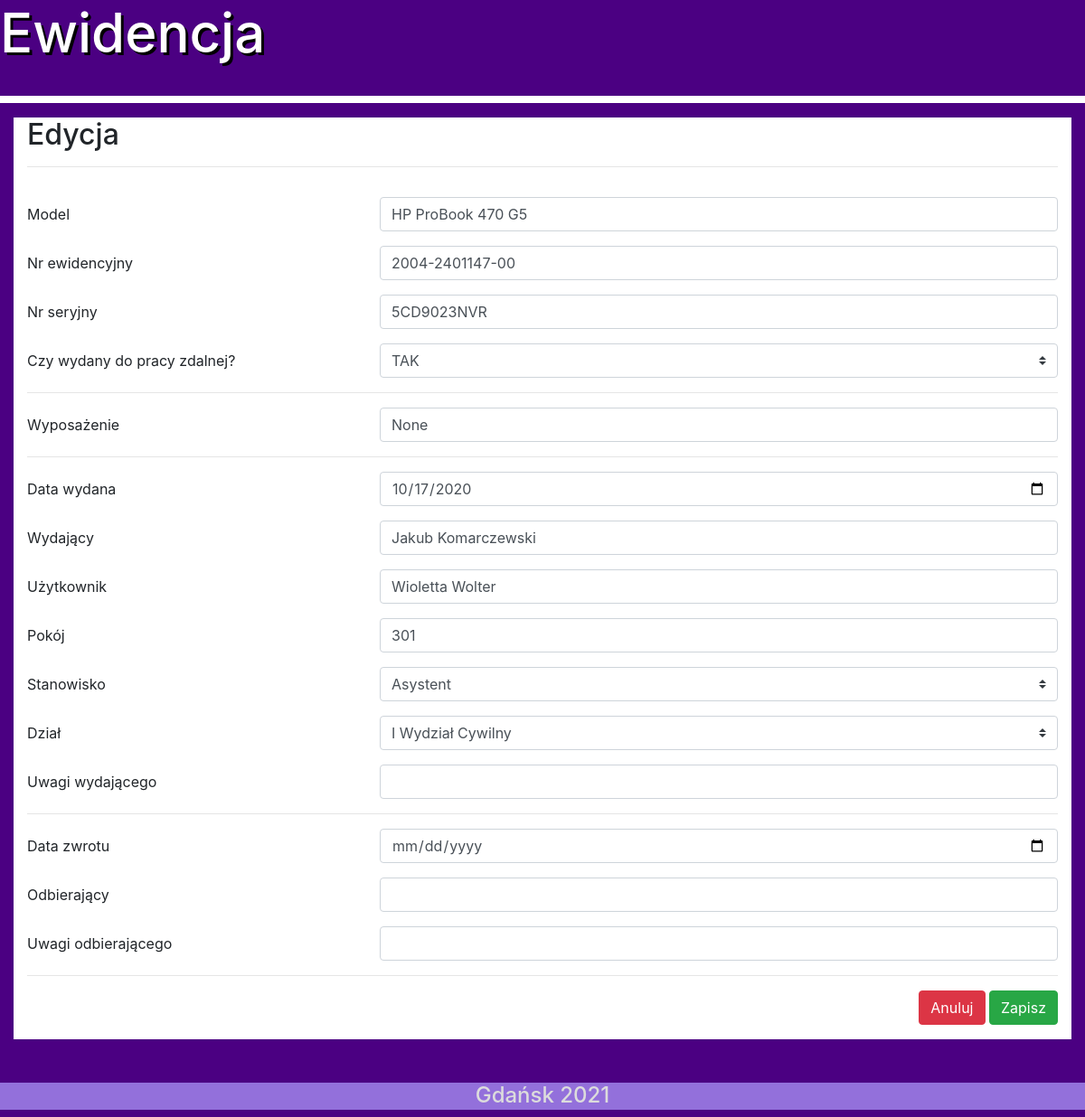
The app's page /edit/11, older data.
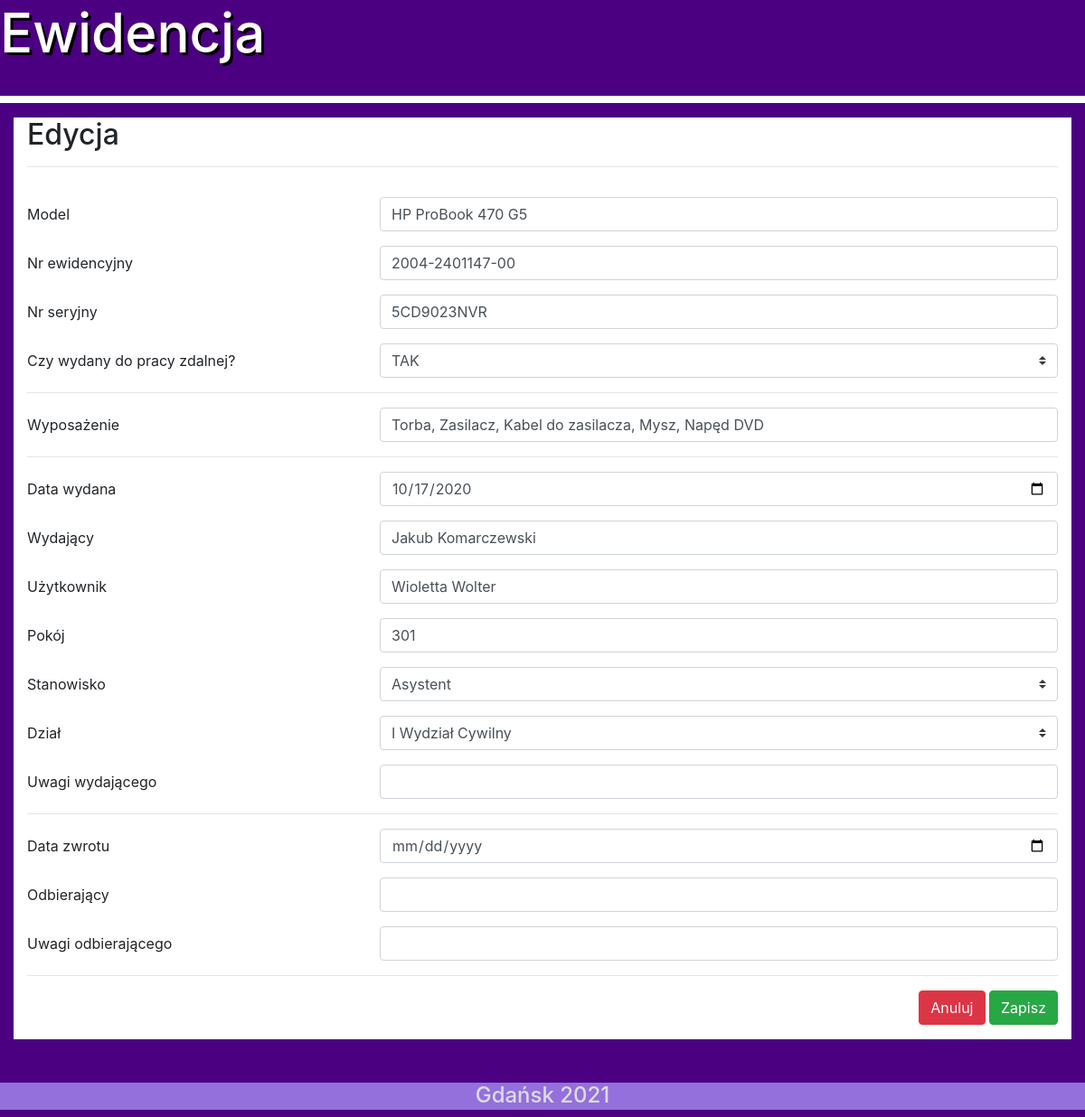
The same page, newer data.
### tables this page shows
CREATE TABLE "ewidencja" (
	"id"	INTEGER NOT NULL,
	"nazwa"	VARCHAR(150) NOT NULL,
	"nrew"	VARCHAR(15) NOT NULL,
	"nrser"	VARCHAR(30) NOT NULL,
	"zdalna"	VARCHAR(3),
	"kod"	VARCHAR(30),
	"wyposazenie"	VARCHAR(200),
	"d_wydania"	DATETIME NOT NULL,
	"d_zwrotu"	DATETIME,
	"IT_wydal"	VARCHAR(60) NOT NULL,
	"IT_zwrot"	VARCHAR(60),
	"odb"	VARCHAR(60) NOT NULL,
	"Stanowisko"	VARCHAR(100) NOT NULL,
	"dzial"	VARCHAR(100) NOT NULL,
	"pok"	VARCHAR(6) NOT NULL,
	"wyd_uwagi"	VARCHAR(500),
	"zw_uwagi"	VARCHAR(500),
	"czyus"	INTEGER(1) NOT NULL DEFAULT 0,
	PRIMARY KEY("id" AUTOINCREMENT)
);

### app.py (the view)
@app.route('/edit/<id>',methods = ['POST','GET'])
def edit(id):
    if request.method == 'POST':
            f_nazwa = request.form['nazwa']
            f_nrew = request.form['nrew']
            f_nrser = request.form['nrser']
            f_zdalna = request.form['zdalna']
            f_wyposazenie = request.form['wyp']
            f_d_wydania = request.form['d_wydania']
            f_IT_wydal = request.form['IT_wydal']
            f_odb = request.form['odb']
            f_pok = request.form['pok']
            f_stanowisko = request.form['stanowisko']
            f_dzial = request.form['dzial']
            f_w_uwagi = request.form['w_uwagi']
            f_d_zwrotu = request.form['d_zwrotu']
            f_IT_zwrot = request.form['IT_zwrot']
            f_z_uwagi = request.form['z_uwagi']
            db = get_db()
            try:
                sql_command = '''update ewidencja
                                 set nazwa = ?,
                                 nrew = ?,
                                 nrser = ?,
                                 zdalna = ?,
                                 d_wydania = ?,
                                 odb = ?,
                                 pok =?,
                                 Stanowisko = ?,
                                 dzial = ?,
                                 wyd_uwagi = ?,
                                 d_zwrotu = ?,
                                 IT_zwrot = ?,
                                 zw_uwagi = ?,
                                 wyposazenie =?,
                                 IT_wydal = ?


                                 where ewidencja.id=?'''
                e_rec = db.execute(sql_command,(f_nazwa,f_nrew,f_nrser,f_zdalna,f_d_wydania,f_odb,f_pok,f_stanowisko,f_dzial,f_w_uwagi,f_d_zwrotu,f_IT_zwrot,f_z_uwagi,f_wyposazenie,f_IT_wydal,id))
                db.commit()
            except:
                db.close()
            return redirect('/')
    else:
        db = get_db()
        sql_command = 'select * from ewidencja where ewidencja.id=?'
        e_rec = db.execute(sql_command,(id,))
        e_rows = e_rec.fetchone()
        return render_template('edit.html',id=id,e_rows=e_rows)

### app.py (called while the page is built)
def get_db():
    if not hasattr(g, 'sqlite_db'):
        connection = sqlite3.connect('ewidencja.db')
        connection.row_factory = sqlite3.Row
        g.sqlite_db = connection
    return g.sqlite_db

### templates/edit.html (shortened to what the changed rows need)
<!DOCTYPE html>
<html lang="pl">
   <head>
      <link rel="stylesheet" href="https://stackpath.bootstrapcdn.com/bootstrap/4.1.3/css/bootstrap.min.css">
      <link rel="stylesheet" href="https://maxcdn.bootstrapcdn.com/font-awesome/4.7.0/css/font-awesome.min.css">
   </head>
   <body style="background-color: indigo;" class="page-footer-fixed">
      <h1 style="vertical-align: middle; height: 90px; text-shadow: 3px 3px black; font-size:60px; color: white; background-color: indigo;"><a style="text-decoration: none; color: white" href="{{ url_for('index') }}">Ewidencja</a></h1>
      <div class="container-fluid" style="margin-bottom: 3rem;">
         <div>
            <form style="background-color: white;"action="" method="POST"  id="formentry" class="form-horizontal" role="form" data-parsley-validate novalidate>
               <div class="container-fluid">
                  <div class="row">
                     <div class="col-md-12">
                        <div class="row">
                           <div class="col-md-12">
                              <div class="form-group brdbot">
                                 <h2>Edycja</h2>
                              </div>
                           </div>
                        </div>
                     </div>
                  </div>
                  <div class="form-group row">
                     <div class="col-8">
                        <input id="nazwa" name="nazwa" value="{{ e_rows[1] }}" type="text" class="form-control" required="required">
                     </div>
                  </div>
                  <div class="form-group row">
                     <div class="col-8">
                        <input id="nrew" name="nrew" value="{{ e_rows[2] }}" type="text" class="form-control" required="required">
                     </div>
                  </div>
                  <div class="form-group row">
                     <div class="col-8">
                        <input id="nrser" name="nrser" value="{{ e_rows[3] }}" type="text" class="form-control" required="required">
                     </div>
                  </div>
                  <div class="form-group row">
                     <div class="col-8">
                        <select id="zdalna" name="zdalna" required="required" class="custom-select">
                              <option value="TAK" {% if e_rows[4] == "TAK" %} selected {% endif %}>TAK</option>
                        </select>
                     </div>
                  </div>
                  <div class="form-group row">
                     <div class="col-8">
                        <input id="wyp" name="wyp" value="{{ e_rows[6] }}" type="text" class="form-control" required="required">
                     </div>
                  </div>
                  <div class="form-group row">
                     <div class="col-8">
                        <input id="d_wydania" name="d_wydania" value="{{ e_rows[7] }}" type="date" class="form-control" required="required">
                     </div>
                  </div>
                  <div class="form-group row">
                     <div class="col-8">
                        <input id="IT_wydal" name="IT_wydal" value="{{ e_rows[9] }}" type="text" class="form-control" required="required">
                     </div>
                  </div>
                  <div class="form-group row">
                     <div class="col-8">
                        <input id="odb" name="odb" value="{{ e_rows[11] }}" type="text" class="form-control" required="required">
                     </div>
                  </div>
                  <div class="form-group row">
                     <div class="col-8">
                        <input id="pok" name="pok" value="{{ e_rows[14] }}" type="text" class="form-control" required="required">
                     </div>
                  </div>
                  <div class="form-group row">
                     <div class="col-8">
                        <select id="stanowisko" name="stanowisko" required="required" class="custom-select">
                              <option value="Asystent" {% if e_rows[12] == "Asystent" %} selected {% endif %}>Asystent</option>
                        </select>
                     </div>
                  </div>
                  <div class="form-group row">
                     <div class="col-8">
                        <select id="dzial" name="dzial" required="required" class="custom-select">
                           <option value="I Wydział Cywilny" {% if e_rows[13] == "I Wydział Cywilny" %} selected {% endif %}>I Wydział Cywilny</option>
                        </select>
                     </div>
                  </div>
                  <div class="form-group row">
                     <div class="col-8">
                        <input id="IT_zwrot" {% if e_rows[10] != None %} value="{{ e_rows[10]}}" {% endif %} name="IT_zwrot" type="text" class="form-control">
                     </div>
                  </div>
               </div>
         </div>
      </div>
   </body>
</html>

Row changes from the older to the newer data that the page shows:
changed ewidencja "HP ProBook 470 G5": zdalna (not shown) → "TAK"; wyp (not shown) → "Torba, Zasilacz, Kabel do zasilacza, Mysz, Napęd DVD"
Text that changed along with them:
form field zdalna: "TAK" → (not shown)
form field wyp: "None" → (not shown)
